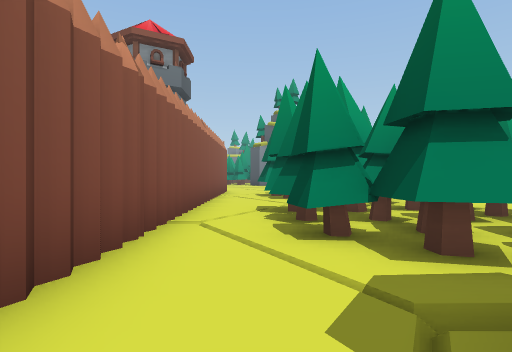
view 1 (above)

24 first-person views from a walk through a scene from a Unity 3-D project. The camera is 1.5 m above the floor, looks level and sees 80° across. The floor is counted in squares, 2 m on a side. Each view is taken from the middle of a square. On the plan, view 1 faces up. The plan holds only what a view shows up to about 10 squares ahead; the rest is blank. The place goes on beyond the plan. The player is left out.

view 2
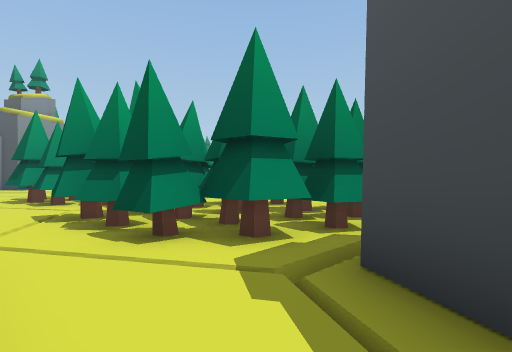

view 3
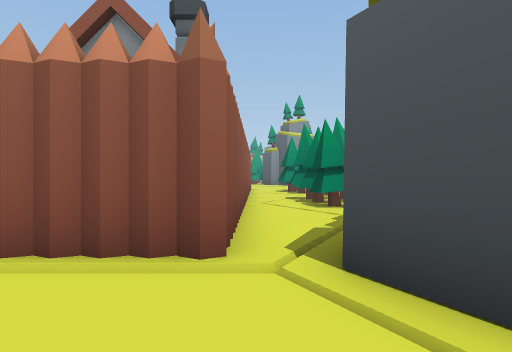

view 4
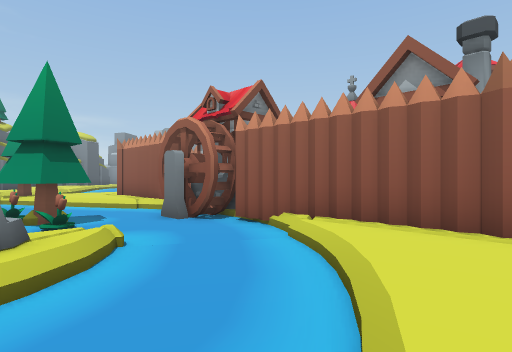

view 5
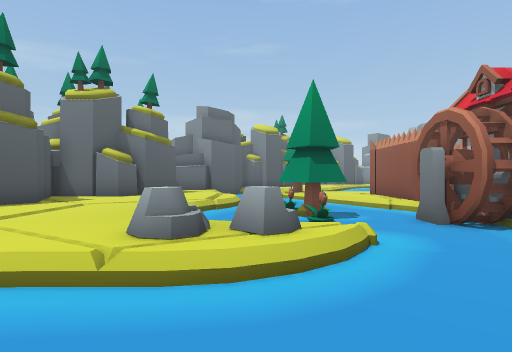

view 6
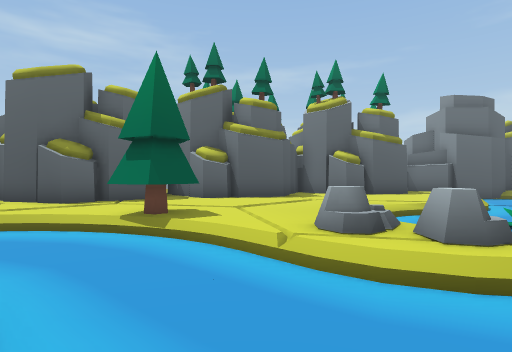

view 7
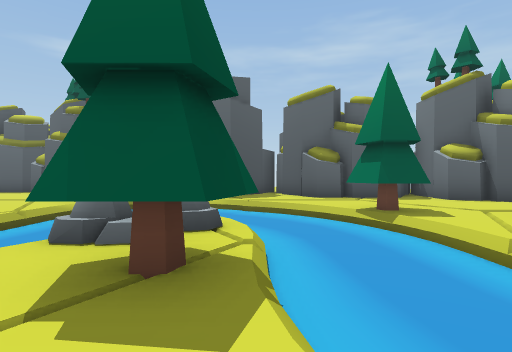

view 8
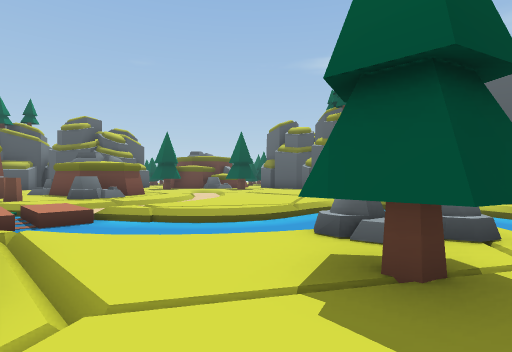

view 9
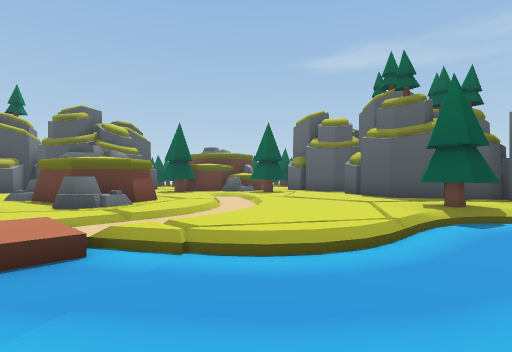

view 10
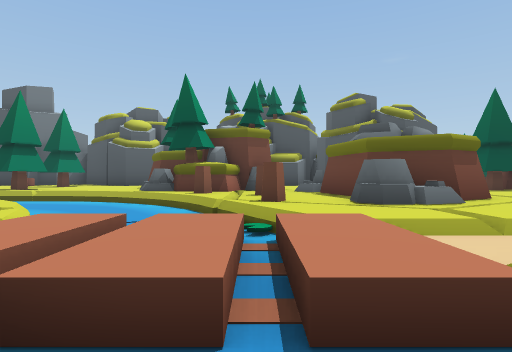

view 11
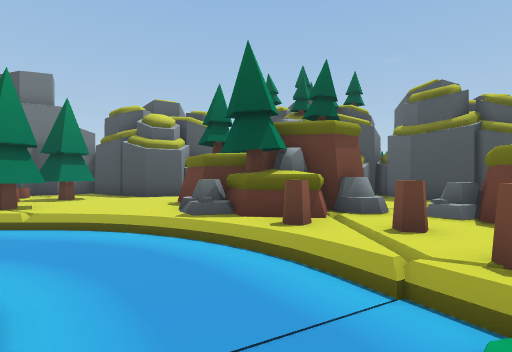

view 12
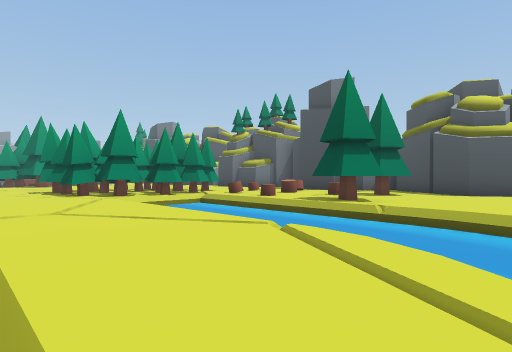

view 13
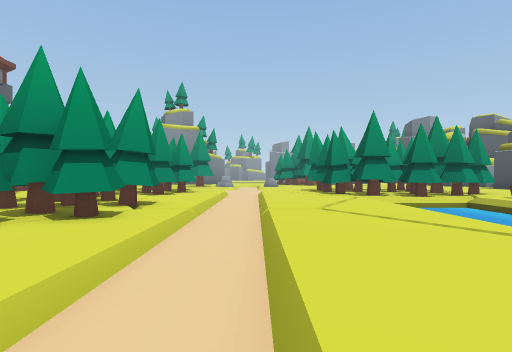

view 14
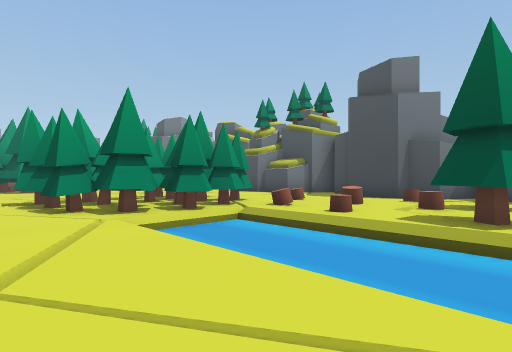

view 15
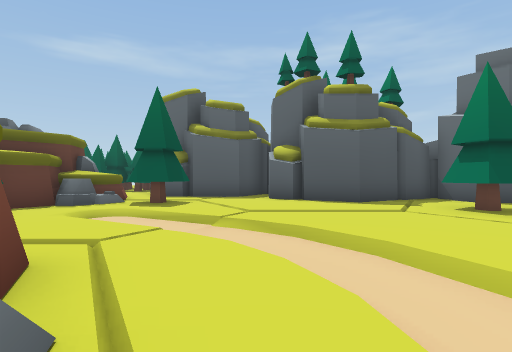

view 16
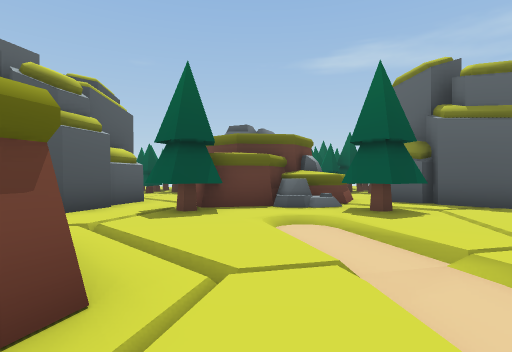

view 17
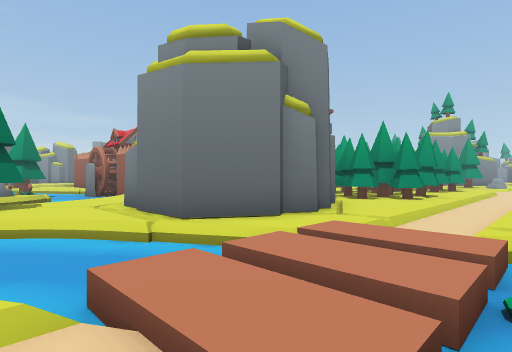

view 18
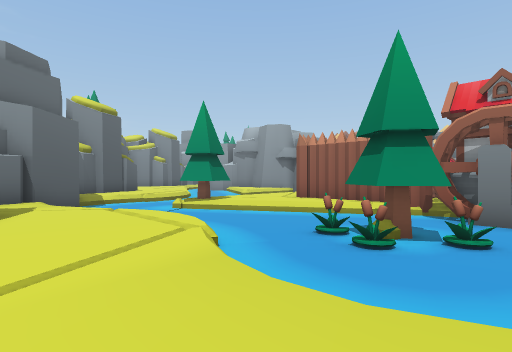

view 19
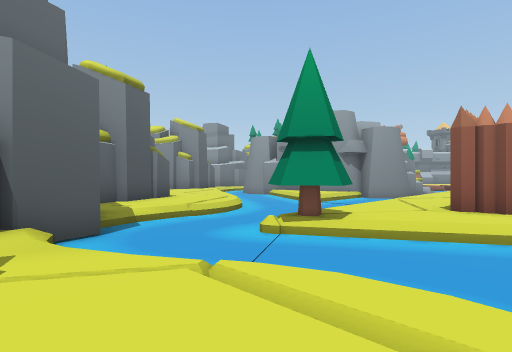

view 20
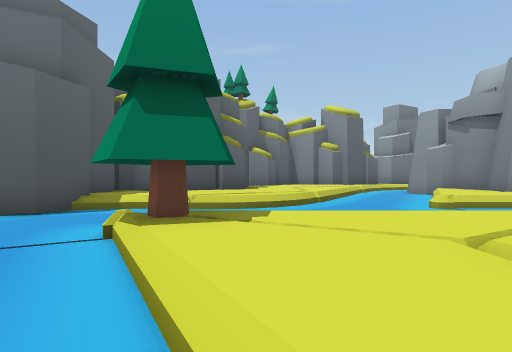

view 21
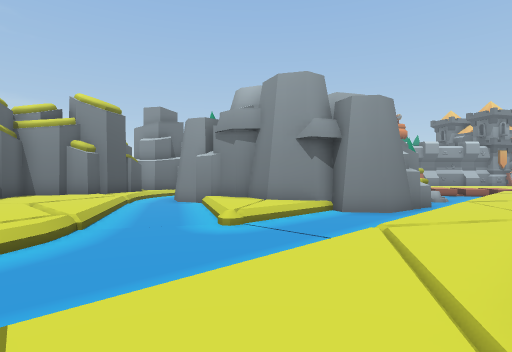

view 22
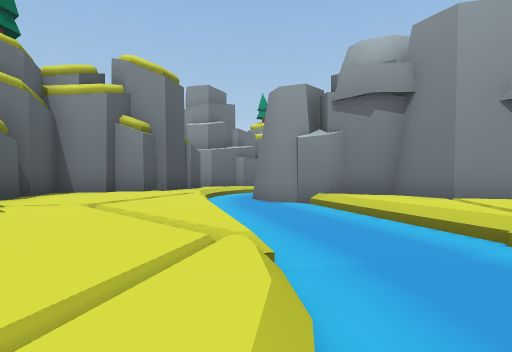

view 23
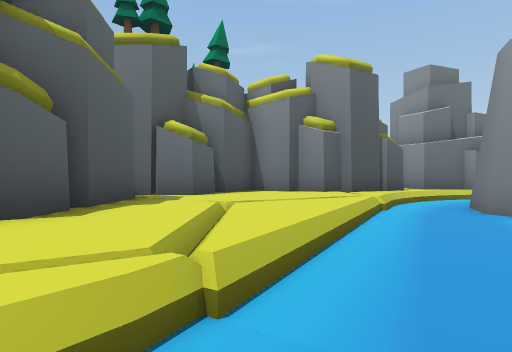

view 24
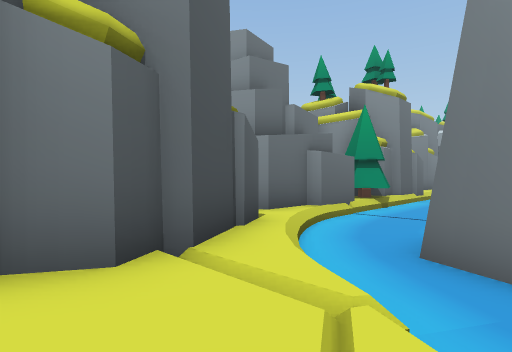

### Floor plan
Key: @ floor where view 1 was taken; # wall or solid block; . main floor; - floor 0.25 m lower than the main floor; _ floor 0.5 m lower than the main floor; < floor 0.75 m lower than the main floor; / step, stairs or slope; = window, fence, low wall or low ledge; ^ raised ledge; O other object.
Columns run from 30 left of view 1 to 20 right of it. Each row starts with its distance up from view 1.
  9 OO<           //            #./#   #.//..OOOOOO
  8  #<<         ^/.            #...  ...//...OOO..=
  7 ##<<        O</.            #...  O..//../<</^..=
  6 #/<<     O OO<//            #./OOOOOO//.//<<//.^..
  5 #.<<O  ##OOO<</.             ..OOOOO////./<<//...=#
  4  ./<OO##.O./<</.            #..OOOOOO//../<</..O...
  3  #./<<<</.//<<//            O./OOOOO.//.-/<</OOOO
  2  ##./<<<<///<</.            #...OOO..//../<</O....#
  1   #..//<<<</<</.       O  OOO...###..//../<</....##
  0   #.././<<<<<<//     OOO    #.@## #/.//.//<<//....#
 -1   #....../<<<</..####OOO#####.##  ##.//./<<<../#
 -2   ##....../<<</..../<<#<<</...#    #.///<<</OO##
 -3    ##/....//<<//./<<<<<<<<</../   ##. .<<</.OO
 -4     #####../<<OO/<<<<O<</<<</...###//OO/</.OOOO
 -5         #../<<<<<<<<OOO<//<<<...../<<<<O/OO.OO
 -6         ##//<<<<<<<<<<<</O/<</O../<<<.../...//
 -7          ####<<</../<<<<OO/<<OO./<<<///.^/###
 -8             #///....////../<</OO<<</.//.### #   #
 -9             ##./..../....//<</O <<//./_./#     #
-10                   ........O<<<  <</..._//.....##
-11                    .......OO<<   </.../_/......#
-12                    ./..../../<<  <//.../_/...O.##
-13                    ####....../<  <O...../__.OO..#
-14                       ##....../  OO......./..##
-15                          ###.   .../..../.O###
-16                            #.   #..###...OO###
-17                            ##   #### ##.....#
-18                                         ###.#

Where each view was taken, in squares from view 1:
view 1: 0 up, 0 right, facing up
view 2: 0 up, 1 left, facing up-right
view 3: 4 down, 1 left, facing up
view 4: 6 down, 1 left, facing up-left
view 5: 6 down, 1 left, facing left
view 6: 5 down, 1 left, facing down-left
view 7: 4 down, 1 left, facing down
view 8: 4 down, 1 left, facing down-right
view 9: 5 down, 2 right, facing down-right
view 10: 5 down, 5 right, facing right
view 11: 3 down, 8 right, facing right
view 12: 1 down, 8 right, facing up-right
view 13: 1 down, 8 right, facing up
view 14: 2 up, 9 right, facing up-right
view 15: 7 down, 9 right, facing down
view 16: 9 down, 9 right, facing down-right
view 17: 7 down, 9 right, facing up-left
view 18: 10 down, 7 left, facing up-left
view 19: 9 down, 12 left, facing up-left
view 20: 3 down, 12 left, facing left
view 21: 3 down, 14 left, facing up-left
view 22: 3 down, 19 left, facing up-left
view 23: 1 down, 19 left, facing left
view 24: 0 up, 25 left, facing up-left
